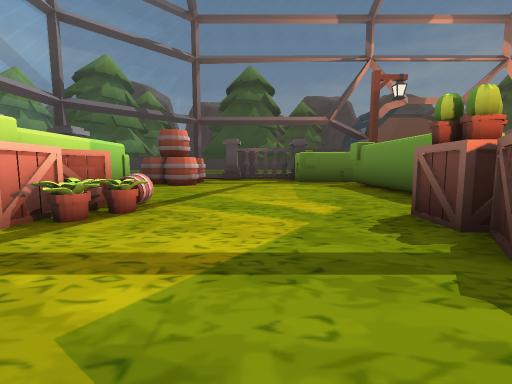
[1] (above)

24 first-person views from a walk through a 3-D level made in the Unity game engine. The camera is 1.2 m above the floor, tilts 6° down and sees 90° across. The floor is counted in squares, 2 m on a side. Each view is taken from the middle of a square. On the plan, view 1 faces up. The plan holds only what a view shows up to about 9 squares ahead; the rest is blank. The place goes on beyond the plan. The player is left out.

[2]
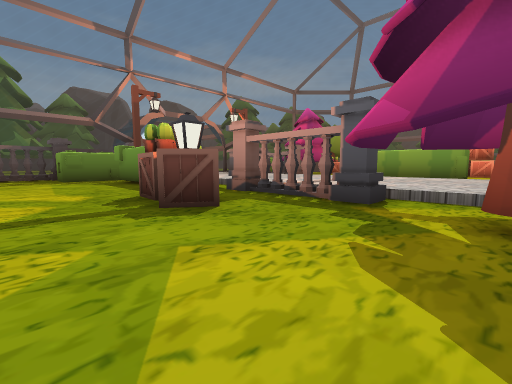

[3]
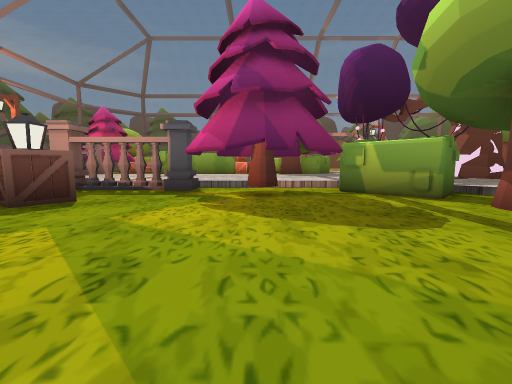

[4]
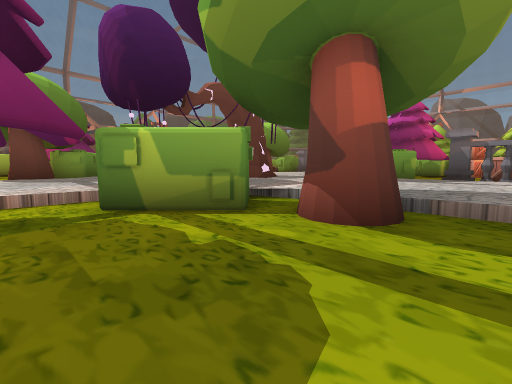

[5]
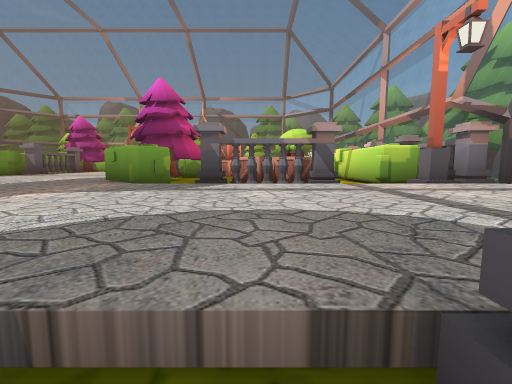

[6]
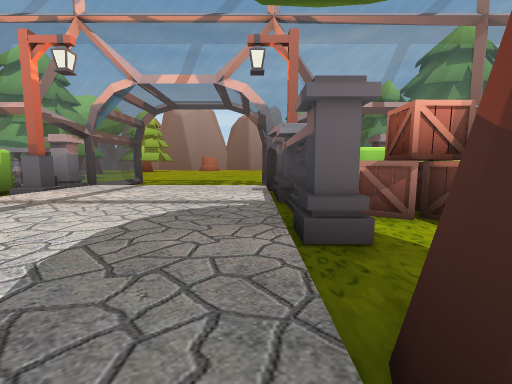

[7]
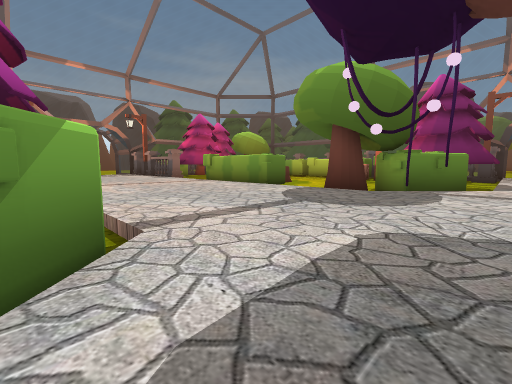

[8]
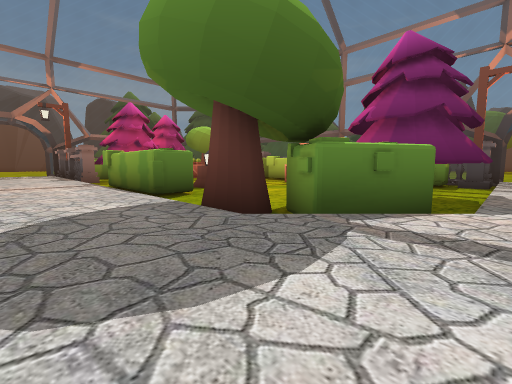

[9]
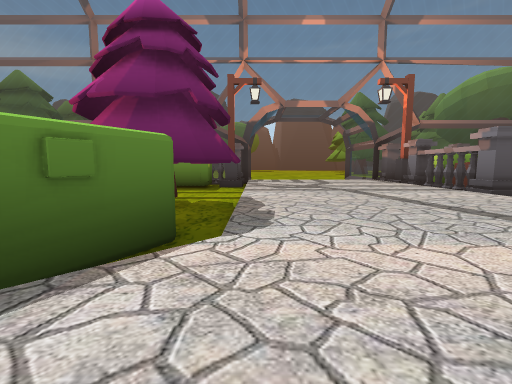

[10]
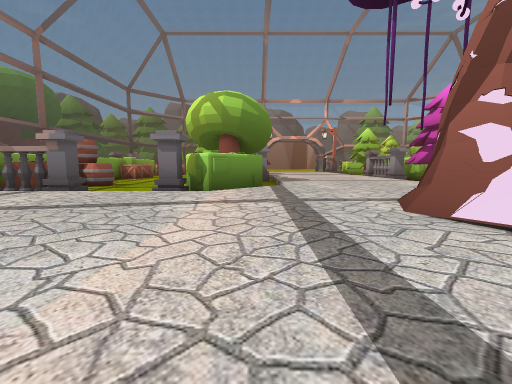

[11]
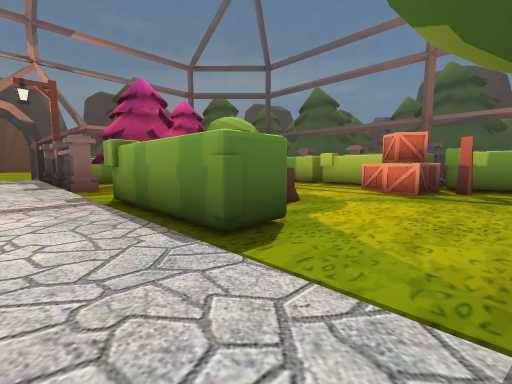

[12]
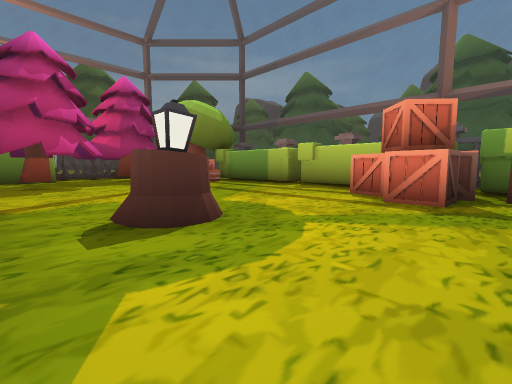

[13]
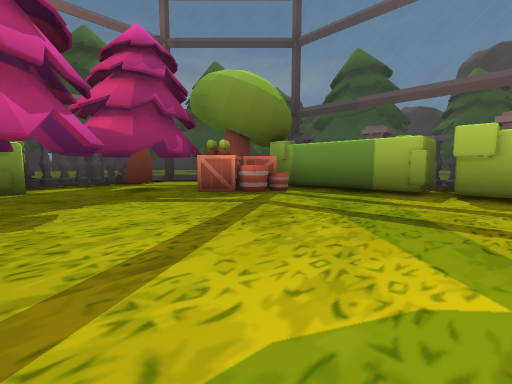

[14]
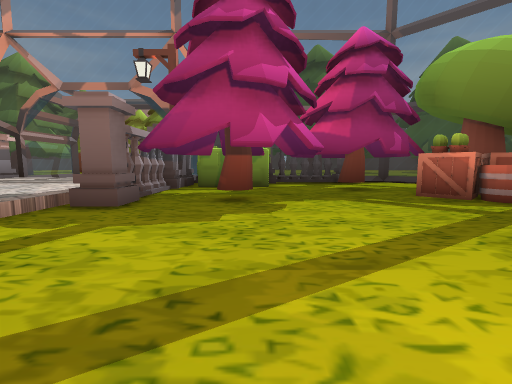

[15]
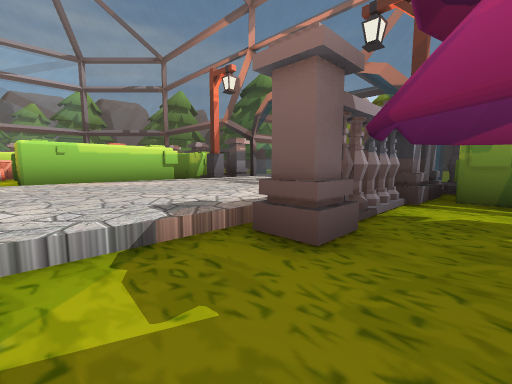

[16]
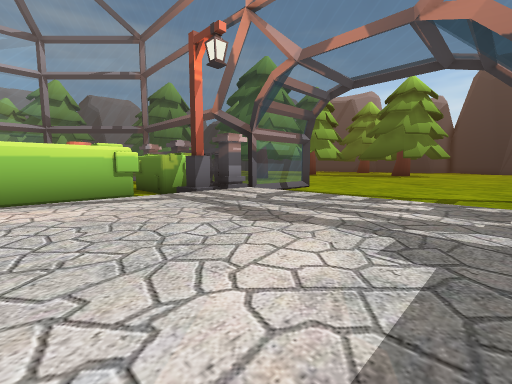

[17]
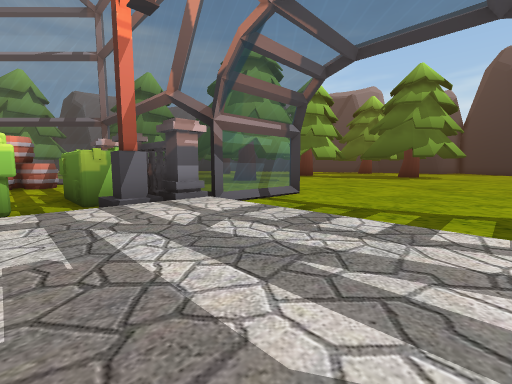

[18]
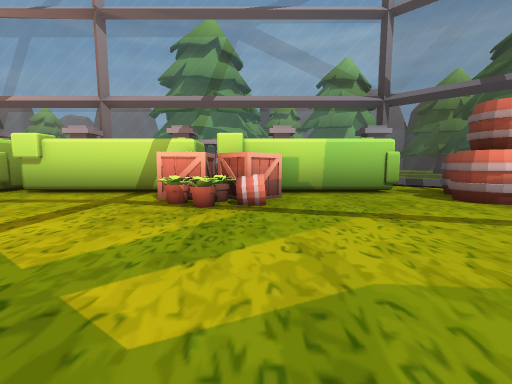

[19]
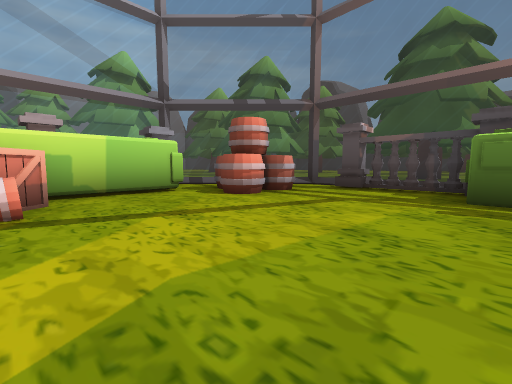

[20]
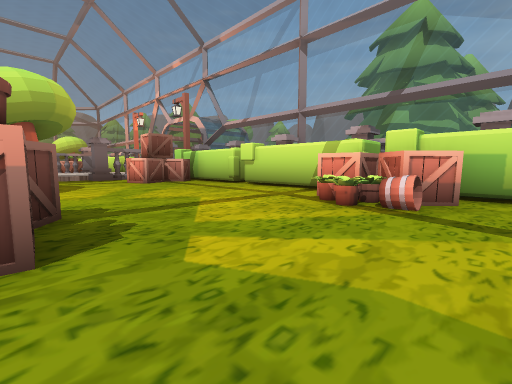

[21]
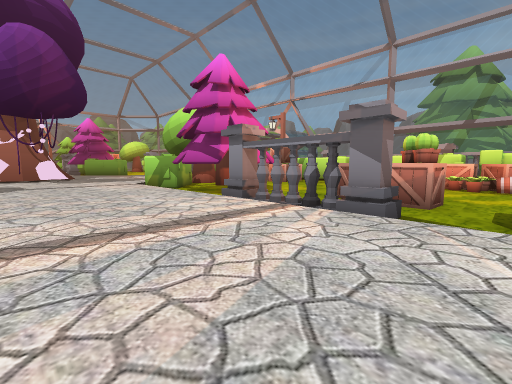

[22]
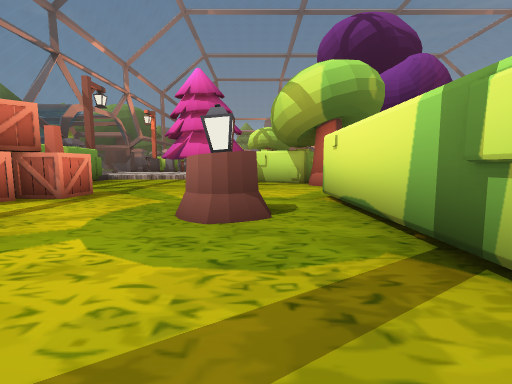

[23]
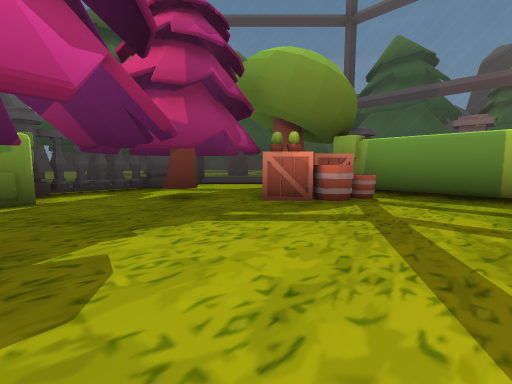

[24]
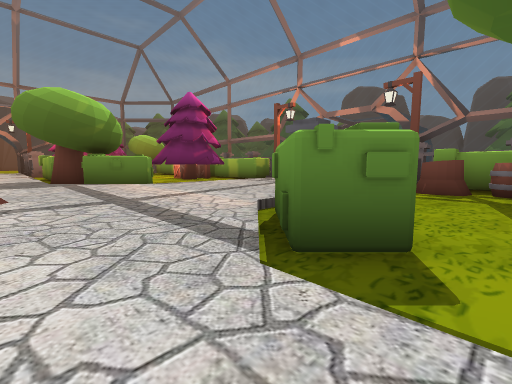

### Floor plan
Key: @ floor where view 1 was taken; # wall or solid block; x gap in a wall; . main floor; : floor 0.25 m higher than the main floor; / step, stairs or slope; = window, fence, low wall or low ledge; O other object.
Columns run from 7 left of view 1 to 19 right of it. Each row starts with its distance up from view 1.
 19                ..
 18               ....
 17              .....
 16             ......
 15             ......
 14             ......
 13             =....=
 12             =....=
 11     ===== ==#//// =  =====
 10      ....OOO/::::/OOO#O##==
  9   ==OO...OO//::::/#OOOOOO
  8   =OOO....OO/::::/#OOOOOO
  7    O......OO/::::/#OOOOOOOO
  6    O......OO/::::/#OOO..OOO
  5    O......OO/::::/.OO.....O
  4    OOO....../::::/........O
  3   #OOO...O.//::::/OO......O
  2    O.....O.#/::::/O.......O
  1    O.....O.x/::::/O.OO....O
  0    O...@...x/::::/O.....OOO
 -1    O.....OOO/::::/O.....OOO
 -2    O.....OO./::::/.......#O
 -3    O.....O../::::/........O
 -4    OOOO....O/::::/#..OO...O
 -5    OOO....OO:::::/OOO.OO..O
 -6  =#O###.#xO::::#::/OOO.O..O
 -7 =.:::::::::::::::::::::::::
 -8  .:::::::::::///:::::::::::
 -9  .:::::::::::/##/::::::::::
-10  .:::::::::::/##/::::::::::
-11  .:::::::::::  ::::::::::::
-12 ==#/////#//::::::::////#x#/
-13   #O.#OO  OO::::::/OO  ..OO
-14   #O. OO  .O:::::/OO....OOO
-15    O.     OO ::::/.O.....OO

Positions as (right, up) in squares from view 1, and headings:
1: (0, 0), facing up
2: (0, -2), facing up-right
3: (-2, -2), facing right
4: (0, -3), facing down-right
5: (0, -6), facing down
6: (2, -7), facing left
7: (4, -7), facing up-right
8: (8, -7), facing up-right
9: (10, -7), facing right
10: (11, -6), facing down
11: (9, -3), facing up-right
12: (12, -2), facing up-right
13: (13, 2), facing up-right
14: (13, 2), facing up
15: (12, 4), facing up-left
16: (10, 6), facing up-left
17: (9, 8), facing up-left
18: (2, 4), facing left
19: (2, 4), facing up-left
20: (2, 5), facing down-left
21: (8, 4), facing down-left
22: (13, 4), facing down
23: (13, 4), facing up-right
24: (9, -15), facing up-right
